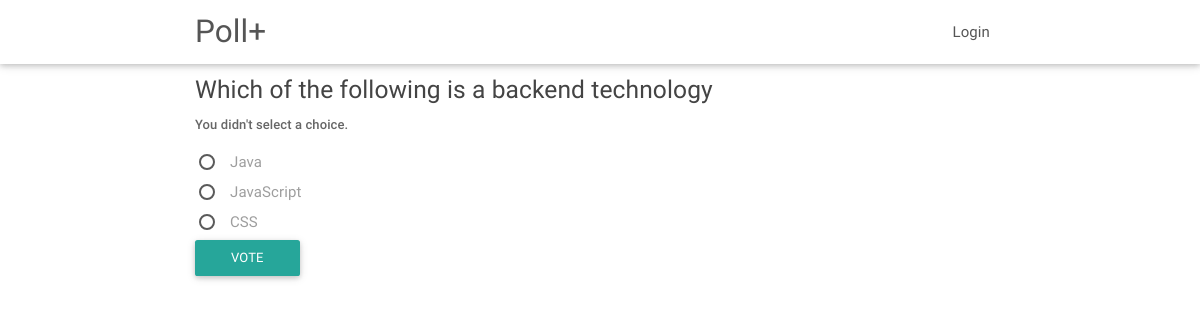
/polls/3/vote/, run on the app's committed database.
### polls/models.py (models this page shows, shortened)
class Question(models.Model):
	question_text = models.CharField(max_length=200)
	pub_date = models.DateTimeField('date published')
	def was_published_recently(self):
		now = timezone.now()
		return now - datetime.timedelta(days=1) <= self.pub_date <= now
	was_published_recently.admin_order_field = 'pub_date'
	was_published_recently.boolen = True
	was_published_recently.short_description = 'Published recently?'

class Choice(models.Model):
	question = models.ForeignKey(Question)
	choice_text = models.CharField(max_length=200)
	votes = models.IntegerField(default=0)

### polls/views.py (the view)
# urls.py: url(r'^(?P<question_id>[0-9]+)/vote/$', views.vote, name='vote'),
def vote(request, question_id):
	p = get_object_or_404(Question, pk=question_id)
	try:
		selected_choice = p.choice_set.get(pk=request.POST['choice'])
	except (KeyError, Choice.DoesNotExist):
		return render(request, 'polls/detail.html', {
			'question': p,
			'error_message': "You didn't select a choice.",
		})
	else:
		selected_choice.votes += 1
		selected_choice.save()
		return HttpResponseRedirect(reverse('polls:results', args=(p.id,)))

### polls/templates/polls/detail.html (shortened to what this page needs)
{% extends 'polls/layout.html' %}
{% block content %}
	<h5>{{ question.question_text }}</h5>
	{% if error_message %}<p><strong>{{ error_message }}</strong></p>{% endif %}
	<form action="{% url 'polls:vote' question.id %}" method="post">
		{% for choice in question.choice_set.all %}
			<label for="choice{{ forloop.counter }}">{{ choice.choice_text }}</label><br/>
		{% endfor %}
		<input type="submit" value="Vote" class="btn waves-effect waves-light"/>
	</form>
{% endblock %}

### data on the page
Question: question_text "Which of the following is a backend technology"
Choice: choice_text "Java"
Choice: choice_text "JavaScript"
Choice: choice_text "CSS"

### other printed values
{{ error_message }} "You didn't select a choice."
